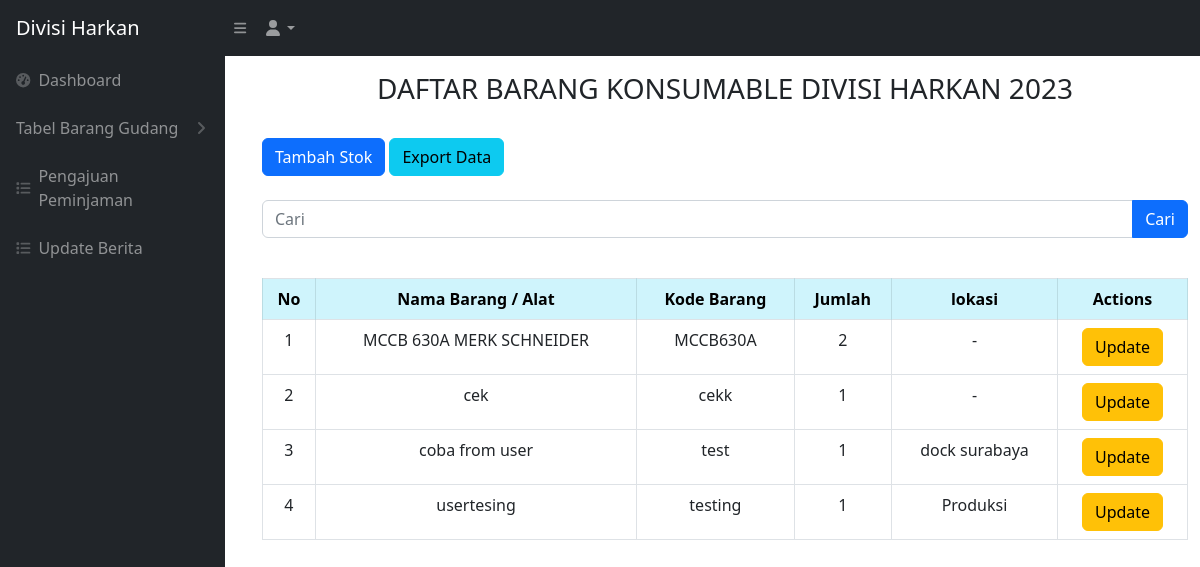
/user/user_konsumable.php (signed in), run on an earlier commit of the app's database.
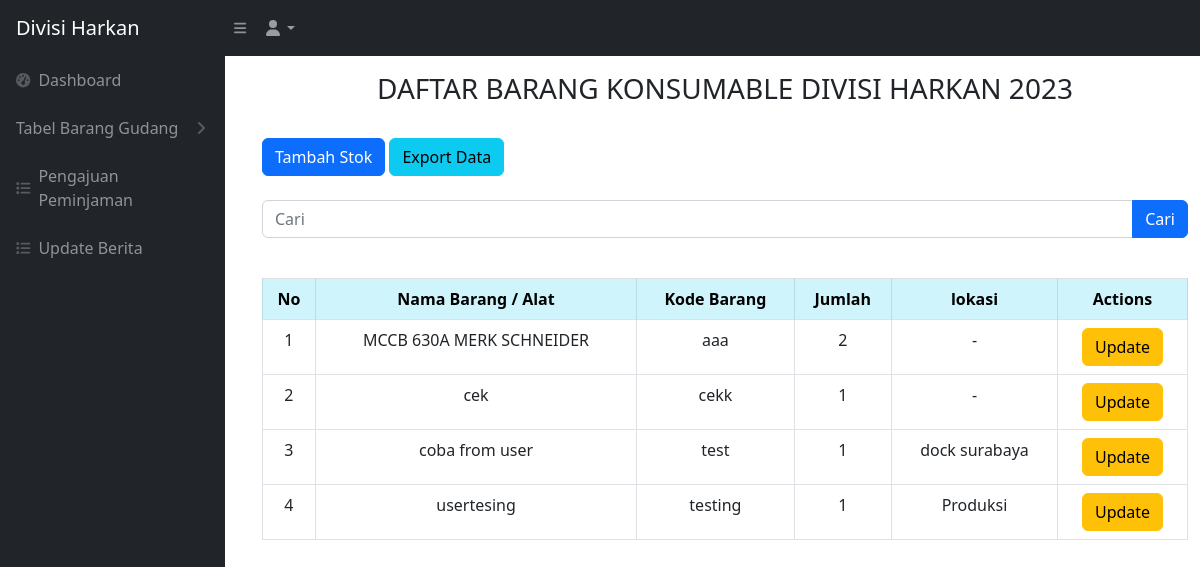
And on a later commit of the database.
### tables this page shows
CREATE TABLE `barang_konsumable` (
  `idbarang` int NOT NULL,
  `namabarang` varchar(512) NOT NULL,
  `kodebarang` varchar(100) NOT NULL,
  `jumlah` int NOT NULL,
  `lokasi` varchar(512) NOT NULL,
  `kategori_id` int NOT NULL
);

### user/user_konsumable.php (the view, shortened to what this page needs)
<?php
require '../controller/koneksi.php';
$query = "SELECT * FROM barang_konsumable";
?>
<!DOCTYPE html>
<html lang="en">
<head>
    <link href="../css/styles.css" rel="stylesheet" />
</head>
<?php include 'user_sidebar.php' ?>
<body> class="table-info text-center align-middle"
    <br>
    <br>
    <main id="main-content" class="<?= isset($_GET['sidebarClosed']) ? '' : 'main-with-sidebar' ?>">
        <div class="container-fluid px-4">
            <h3 class="mt-4 text-center">DAFTAR BARANG KONSUMABLE DIVISI HARKAN 2023</h3>
        </div>
        <br>
        <div class="container -fluid">
            <div class="card-mb-4">
                <button type="button" class="btn btn-primary" data-bs-toggle="modal" data-bs-target="#myModal">
                    Tambah Stok
                </button>
                <a href="../export_konsumable.php" class="btn btn-info">Export Data</a>
                <br>
                <br>
                <form action="user_konsumable.php" method="GET">
                    <div class="input-group mb-3">
                        <input type="text" value="" class="form-control" placeholder="Cari" name="cari">
                        <br>
                        <button type="submit" class="btn btn-primary">Cari</button>
                    </div>
                </form>
                <div class="card-body">
                    <div class="table table-responsive">
                        <table class="table table-bordered" id="dataTable" width="100" cellspacing="0">
                            <thead>
                                <tr>
                                    <th class="table-info text-center align-middle">No</th>
                                    <th class="table-info text-center align-middle">Nama Barang / Alat</th>
                                    <th class="table-info text-center align-middle">Kode Barang</th>
                                    <th class="table-info text-center align-middle">Jumlah</th>
                                    <th class="table-info text-center align-middle">lokasi</th>
                                    <th class="table-info text-center align-middle">Actions</th>
                                </tr>
                            </thead>
                            <tbody>
                                <br>
                                <?php
                                $i = 1;
                                $ambilsemuadatabarang = mysqli_query($conn, $query);
                                while ($data = mysqli_fetch_array($ambilsemuadatabarang)) {
                                    $namabarang = $data['namabarang'];
                                    $kodebarang = $data['kodebarang'];
                                    $jumlah = $data['jumlah'];
                                    $lokasi = $data['lokasi'];
                                    $idb = $data['idbarang'];
                                ?>
                                    <tr>
                                        <td style="text-align: center;"><?= $i++ ?></td>
                                        <td style="text-align: center;"><?= $namabarang ?></td>
                                        <td style="text-align: center;"><?= $kodebarang ?></td>
                                        <td style="text-align: center;"><?= $jumlah ?></td>
                                        <td style="text-align: center;"><?= $lokasi ?></td>
                                        <td style="text-align: center;">
                                            <button type="button" class="btn btn-warning" data-bs-toggle="modal" data-bs-target="#edit<?= $idb; ?>">
                                                Update
                                            </button>
                                        </td>
                                    </tr>
                                <?php
                                };
                                ?>
                            </tbody>
                        </table>
    </main>
</body>
</body>
</html>

What changed in the data, as far as the page shows it:
changed barang_konsumable "MCCB 630A MERK SCHNEIDER": kodebarang "MCCB630A" → "aaa"
